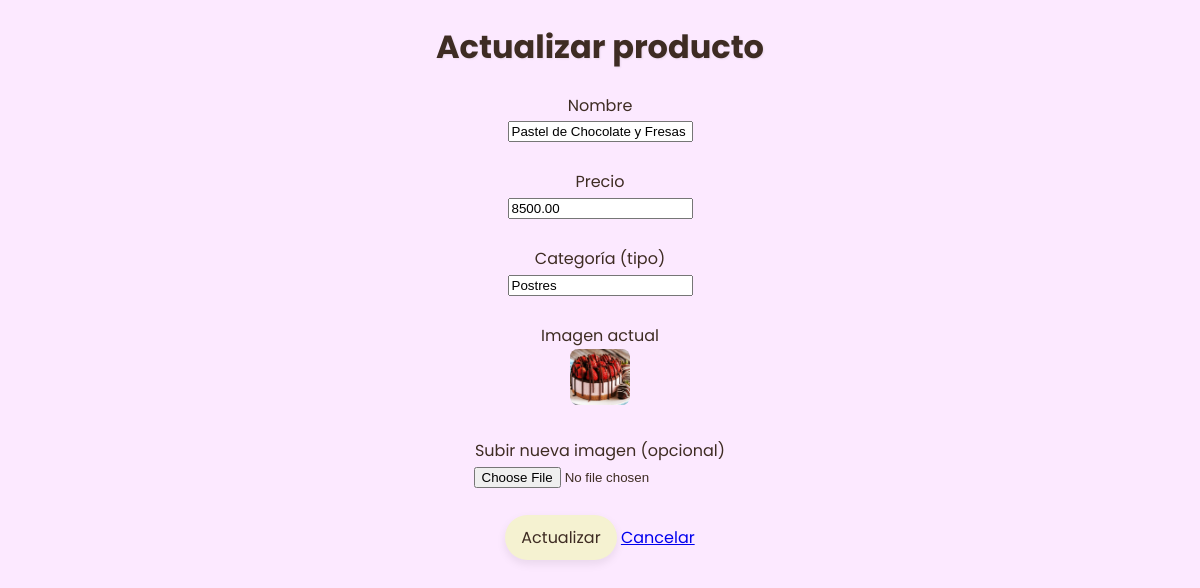
Screenshot of /PHP/actualizar.php?id=3 with the database file from the repository.
### tables this page shows
CREATE TABLE productos (
    id INT(11) NOT NULL AUTO_INCREMENT,
    nombre VARCHAR(100) NOT NULL,
    precio DECIMAL(10,2) NOT NULL,
    imagen VARCHAR(255) DEFAULT NULL,
    categoria VARCHAR(100) NOT NULL,

    PRIMARY KEY (id)

);

### PHP/actualizar.php (the view, shortened to what this page needs)
<?php
include '../PHP/conexion.php';
$id = intval($_GET['id']);
$stmt = $conexion->prepare("SELECT id, nombre, precio, categoria, imagen FROM productos WHERE id = ?");
$stmt->bind_param("i", $id);
$stmt->execute();
$res = $stmt->get_result();
$fila = $res->fetch_assoc();
?>
<!DOCTYPE html>
<html lang="es">
<head>
<link rel="stylesheet" href="../CSS/ADMIN.CSS">
</head>
<body>
  <h1>Actualizar producto</h1>
  <form method="POST" enctype="multipart/form-data">
    <label>Nombre</label><br>
    <input type="text" name="nombre" value="<?= htmlspecialchars($fila['nombre'], ENT_QUOTES) ?>" required><br><br>
    <label>Precio</label><br>
    <input type="number" step="0.01" name="precio" value="<?= htmlspecialchars($fila['precio'], ENT_QUOTES) ?>" required><br><br>
    <label>Categoría (tipo)</label><br>
    <input type="text" name="categoria" value="<?= htmlspecialchars($fila['categoria'], ENT_QUOTES) ?>" required><br><br>
    <label>Imagen actual</label><br>
    <?php if (!empty($fila['imagen'])): ?>
        <img src="../<?= htmlspecialchars($fila['imagen'], ENT_QUOTES) ?>" alt="Imagen" width="160"><br>
    <?php else: ?>
        <em>No hay imagen</em><br>
    <?php endif; ?>
    <br>
    <label>Subir nueva imagen (opcional)</label><br>
    <input type="file" name="imagen" accept=".jpg,.jpeg,.png,.gif,.webp"><br><br>
    <button type="submit">Actualizar</button>
    <a href="pag_admin.php">Cancelar</a>
  </form>
</body>
</html>

### rows the page displays
productos: nombre "Pastel de Chocolate y Fresas", precio "8500.00", categoria "Postres", imagen (picture)
